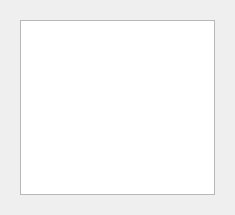
<?xml version="1.0" encoding="UTF-8"?>
<ui version="4.0">
 <class>BotCountersWindow</class>
 <widget class="QWidget" name="BotCountersWindow">
  <property name="geometry">
   <rect>
    <x>0</x>
    <y>0</y>
    <width>235</width>
    <height>215</height>
   </rect>
  </property>
  <property name="windowTitle">
   <string>BotCountersWindow</string>
  </property>
  <layout class="QVBoxLayout" name="verticalLayout_3" stretch="6">
   <item>
    <widget class="QFrame" name="frame_1">
     <property name="frameShape">
      <enum>QFrame::NoFrame</enum>
     </property>
     <property name="frameShadow">
      <enum>QFrame::Raised</enum>
     </property>
     <layout class="QVBoxLayout" name="verticalLayout">
      <item>
       <widget class="BotCountersPlainTextEdit" name="bot_counters_plain_text_edit">
        <property name="horizontalScrollBarPolicy">
         <enum>Qt::ScrollBarAlwaysOff</enum>
        </property>
        <property name="readOnly">
         <bool>false</bool>
        </property>
       </widget>
      </item>
     </layout>
    </widget>
   </item>
  </layout>
 </widget>
 <customwidgets>
  <customwidget>
   <class>BotCountersPlainTextEdit</class>
   <extends>QPlainTextEdit</extends>
   <header>src.gui.bot_counters_window.bot_counters_plain_text_edit</header>
  </customwidget>
 </customwidgets>
 <resources/>
 <connections/>
</ui>
